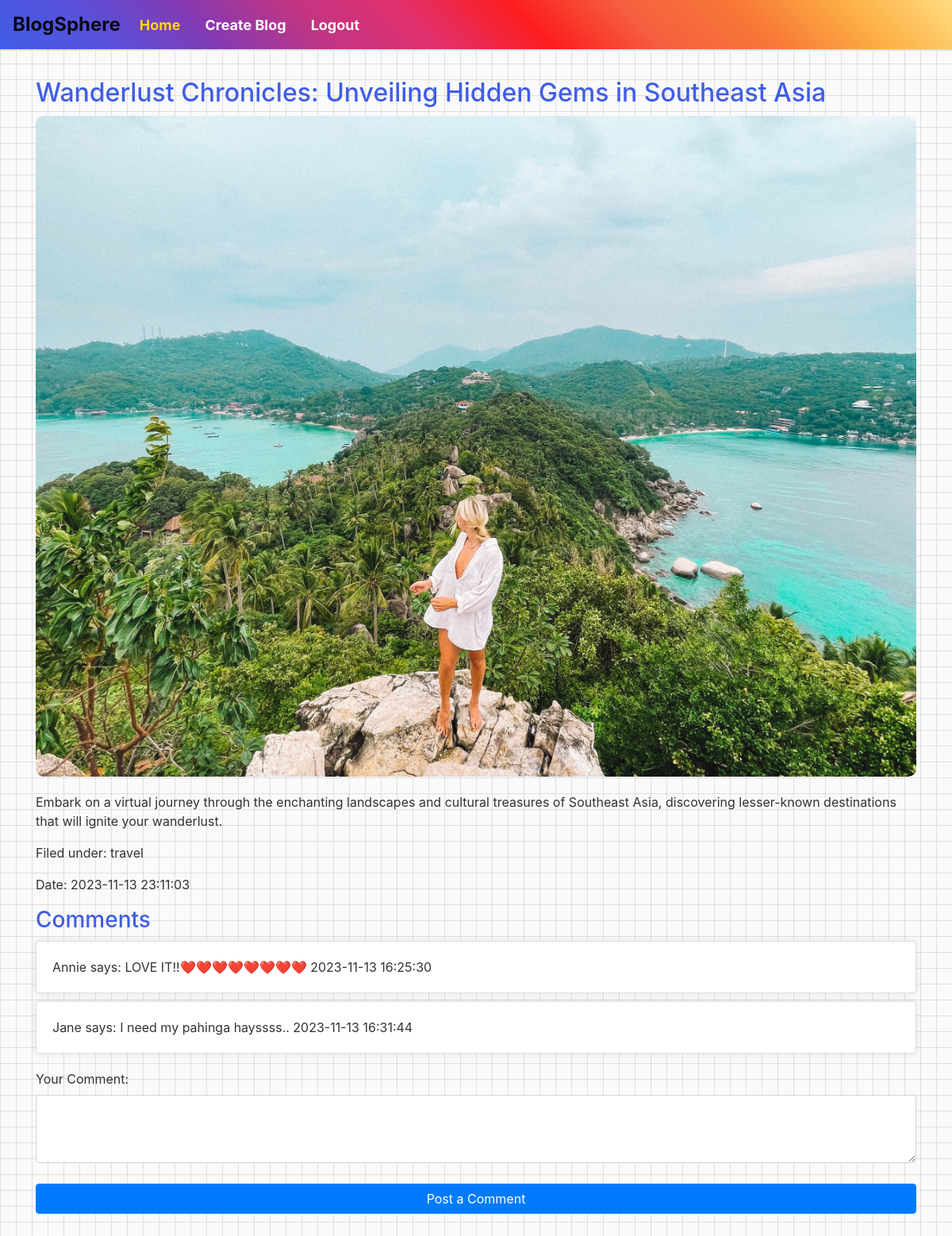
The page /view_blog.php?blogID=3 on the database its author committed.
### tables this page shows
CREATE TABLE `post` (
  `blogID` bigint(20) NOT NULL,
  `blog_title` varchar(255) NOT NULL,
  `blog_content` varchar(255) NOT NULL,
  `dateTime_created` datetime NOT NULL,
  `blog_cat` varchar(255) NOT NULL,
  `blog_pic` varchar(255) NOT NULL
);

CREATE TABLE `comment` (
  `commentID` bigint(11) NOT NULL,
  `blogID` bigint(20) NOT NULL,
  `UserNAME` varchar(255) NOT NULL,
  `Comment` text NOT NULL,
  `DateTime` datetime NOT NULL
);

### view_blog.php (the view, shortened to what this page needs)
<?php
require_once('conn.php');
if (isset($_GET['blogID'])) {
    $blogID = $_GET['blogID'];
    $stmt = $conn->prepare("SELECT * FROM post WHERE blogID = ?");
    $stmt->bind_param('i', $blogID);
    $stmt->execute();
    $result = $stmt->get_result();
    if ($result->num_rows > 0) {
        $blogEntry = $result->fetch_assoc();
    } else {
        echo "Blog entry not found.";
        exit();
    }
    $stmt = $conn->prepare("SELECT * FROM comment WHERE blogID = ?");
    $stmt->bind_param('i', $blogID);
    $stmt->execute();
    $commentsResult = $stmt->get_result();
    if ($commentsResult->num_rows > 0) {
        $comments = $commentsResult->fetch_all(MYSQLI_ASSOC);
    } else {
        $comments = [];
    }
} else {
    echo "Invalid request.";
    exit();
}
?>
<!DOCTYPE html>
<html lang="en">
<head>
    <link rel="stylesheet" href="https://stackpath.bootstrapcdn.com/bootstrap/4.5.2/css/bootstrap.min.css">
</head>
<body>
    <?php include('navbar.php'); ?>
    <div class="container mt-5">
        <h2><?= htmlspecialchars($blogEntry['blog_title']); ?></h2>
        <?php if (!empty($blogEntry['blog_pic'])) : ?>
            <img src="<?= htmlspecialchars($blogEntry['blog_pic']); ?>" class="img-fluid mx-auto d-block" alt="Blog Image">
        <?php endif; ?>
        <p><?= htmlspecialchars($blogEntry['blog_content']); ?></p>
        <p>Filed under: <?= htmlspecialchars($blogEntry['blog_cat']); ?></p>
        <p>Date: <?= htmlspecialchars($blogEntry['dateTime_created']); ?></p>
        <h3>Comments</h3>
        <?php foreach ($comments as $comment) : ?>
            <div class="card">
                <div class="card-body">
                    <p class="card-text"><?= htmlspecialchars($comment['UserNAME']) ?> says: <?= htmlspecialchars($comment['Comment']); ?> <?= htmlspecialchars($comment['DateTime']); ?></p>
                </div>
            </div>
        <?php endforeach; ?>
        <form action="post_comment.php" method="post">
            <div class="form-group">
                <label for="comment">Your Comment:</label>
                <textarea class="form-control" id="comment" name="comment" rows="3" required></textarea>
            </div>
            <button type="submit" class="btn btn-primary">Post a Comment</button>
        </form>
    </div>
</body>
</html>

### view_blog.php (style rules this page uses)
body { padding-top: 50px; background-color: #fafafa; }
body::before { content: ""; position: fixed; top: 0; left: 0; width: 100%; height: 100%; background-image: linear-gradient(rgba(0, 0, 0, 0.1) 1px, transparent 1px), linear-gradient(90deg, rgba(0, 0, 0, 0.1) 1px, transparent 1px); background-size: 20px 20px; z-index: -1; }
.container { margin-top: 20px; }
h2 { color: #405de6; font-size: 15px; }
img { max-width: 100%; height: auto; margin-top: 10px; margin-bottom: 20px; border-radius: 10px; }
p { margin-top: 20px; color: #333; }
h3 { color: #405de6; margin-top: 20px; }
.card { margin-top: 10px; border: none; border-radius: 10px; box-shadow: 0 0 10px rgba(0, 0, 0, 0.1); }
.card-body { padding: 15px; }
.card-text { color: #333; }
.form-group { margin-top: 20px; }
label { color: #333; }
textarea { border: 2px solid #ddd; border-radius: 5px; width: 100%; }
.btn-primary { background-color: #405de6; border: none; width: 100%; margin-top: 10px; }
body { margin-bottom: 200px; }
.btn-primary { margin-bottom: 60px; }
img { max-width: 100%; height: auto; margin-top: 10px; border-radius: 10px; display: block; margin-left: auto; margin-right: auto; }

### navbar.php (style rules this page uses)
body { background-color: #fafafa; }

### rows shown on the page
post: blog_title "Wanderlust Chronicles: Unveiling Hidden Gems in Southeast Asia", blog_pic (picture), blog_content "Embark on a virtual journey through the enchanting landscapes and cultural treasures of Southeast Asia, discovering lesser-known destinations that will ignite your wanderlust.", blog_cat "travel", dateTime_created "2023-11-13 23:11:03"
comment: UserNAME "Annie", Comment "LOVE IT!!❤️❤️❤️❤️❤️❤️❤️❤️", DateTime "2023-11-13 16:25:30"
comment: UserNAME "Jane", Comment "I need my pahinga hayssss..", DateTime "2023-11-13 16:31:44"
